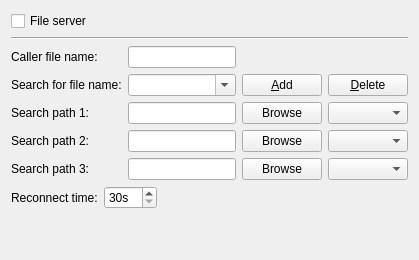
     <widget class="QWidget" name="fileServerTab">
      <attribute name="title">
       <string>File server</string>
      </attribute>
      <layout class="QVBoxLayout" name="verticalLayout_5">
       <item>
        <widget class="QCheckBox" name="fileServerCheckBox">
         <property name="toolTip">
          <string>&lt;!DOCTYPE HTML PUBLIC &quot;-//W3C//DTD HTML 4.0//EN&quot; &quot;http://www.w3.org/TR/REC-html40/strict.dtd&quot;&gt;
&lt;html&gt;&lt;head&gt;&lt;meta name=&quot;qrichtext&quot; content=&quot;1&quot; /&gt;&lt;style type=&quot;text/css&quot;&gt;
p, li { white-space: pre-wrap; }
&lt;/style&gt;&lt;/head&gt;&lt;body style=&quot; font-family:'Sans Serif'; font-size:9pt; font-weight:400; font-style:normal;&quot;&gt;
&lt;p style=&quot; margin-top:12px; margin-bottom:12px; margin-left:0px; margin-right:0px; -qt-block-indent:0; text-indent:0px;&quot;&gt;Serial port file server.&lt;/p&gt;
&lt;ul style=&quot;margin-top: 0px; margin-bottom: 0px; margin-left: 0px; margin-right: 0px; -qt-list-indent: 1;&quot;&gt;&lt;li style=&quot; font-family:'arial,sans-serif';&quot; style=&quot; margin-top:12px; margin-bottom:0px; margin-left:15px; margin-right:0px; -qt-block-indent:0; text-indent:0px;&quot;&gt;Start file server in GCodeWorkShop&lt;/li&gt;
&lt;li style=&quot; font-family:'arial,sans-serif';&quot; style=&quot; margin-top:0px; margin-bottom:0px; margin-left:15px; margin-right:0px; -qt-block-indent:0; text-indent:0px;&quot;&gt;Send any file from CNC, it will be saved in computer (as is set in Autosave tab)&lt;/li&gt;
&lt;li style=&quot; font-family:'arial,sans-serif';&quot; style=&quot; margin-top:0px; margin-bottom:0px; margin-left:15px; margin-right:0px; -qt-block-indent:0; text-indent:0px;&quot;&gt;Send special program from CNC: &lt;/li&gt;
&lt;p style=&quot; margin-top:0px; margin-bottom:0px; margin-left:15px; margin-right:0px; -qt-block-indent:1; text-indent:0px;&quot;&gt;&lt;span style=&quot; font-family:'arial,sans-serif';&quot;&gt;%&lt;/span&gt;&lt;/p&gt;
&lt;p style=&quot; margin-top:0px; margin-bottom:0px; margin-left:15px; margin-right:0px; -qt-block-indent:1; text-indent:0px;&quot;&gt;&lt;span style=&quot; font-family:'arial,sans-serif';&quot;&gt;:0001(CALLER)&lt;/span&gt;&lt;span style=&quot; font-family:'arial,sans-serif'; font-style:italic;&quot;&gt; -&amp;gt; O0001 or 0001 set in File Server tab &lt;/span&gt;&lt;/p&gt;
&lt;p style=&quot; margin-top:0px; margin-bottom:0px; margin-left:15px; margin-right:0px; -qt-block-indent:1; text-indent:0px;&quot;&gt;&lt;span style=&quot; font-family:'arial,sans-serif';&quot;&gt;(0032)  &lt;/span&gt;&lt;span style=&quot; font-family:'arial,sans-serif'; font-style:italic;&quot;&gt;-&amp;gt; 0032 filename to send back to CNC&lt;/span&gt;&lt;/p&gt;
&lt;p style=&quot; margin-top:0px; margin-bottom:0px; margin-left:15px; margin-right:0px; -qt-block-indent:1; text-indent:0px;&quot;&gt;&lt;span style=&quot; font-family:'arial,sans-serif';&quot;&gt;M30&lt;/span&gt;&lt;/p&gt;
&lt;p style=&quot; margin-top:0px; margin-bottom:0px; margin-left:15px; margin-right:0px; -qt-block-indent:1; text-indent:0px;&quot;&gt;&lt;span style=&quot; font-family:'arial,sans-serif';&quot;&gt;%&lt;/span&gt;&lt;/p&gt;
&lt;li style=&quot; font-family:'arial,sans-serif';&quot; style=&quot; margin-top:0px; margin-bottom:0px; margin-left:15px; margin-right:0px; -qt-block-indent:0; text-indent:0px;&quot;&gt;&lt;span style=&quot; font-family:'Sans Serif';&quot;&gt;after time set in &amp;quot;Auto close transmission dialog:&amp;quot; file server will send back file 0032 (paths, file extension are set in File Server tab)&lt;/span&gt;&lt;/li&gt;
&lt;li style=&quot; font-family:'arial,sans-serif';&quot; style=&quot; margin-top:0px; margin-bottom:0px; margin-left:15px; margin-right:0px; -qt-block-indent:0; text-indent:0px;&quot;&gt;... and again ...&lt;/li&gt;&lt;/ul&gt;&lt;/body&gt;&lt;/html&gt;</string>
         </property>
         <property name="text">
          <string>File server</string>
         </property>
         <property name="checked">
          <bool>false</bool>
         </property>
        </widget>
       </item>
       <item>
        <widget class="Line" name="line_2">
         <property name="orientation">
          <enum>Qt::Horizontal</enum>
         </property>
        </widget>
       </item>
       <item>
        <layout class="QGridLayout" name="gridLayout_13">
         <item row="2" column="0">
          <widget class="QLabel" name="label_14">
           <property name="text">
            <string>Search for file name:</string>
           </property>
          </widget>
         </item>
         <item row="3" column="0">
          <widget class="QLabel" name="label_10">
           <property name="text">
            <string>Search path 1:</string>
           </property>
          </widget>
         </item>
         <item row="3" column="1">
          <widget class="QLineEdit" name="searchPath1LineEdit">
           <property name="toolTip">
            <string>The first path to search for files.</string>
           </property>
           <property name="text">
            <string/>
           </property>
           <property name="clearButtonEnabled">
            <bool>true</bool>
           </property>
          </widget>
         </item>
         <item row="3" column="3">
          <widget class="QPushButton" name="browse2PushButton">
           <property name="toolTip">
            <string/>
           </property>
           <property name="text">
            <string>Browse</string>
           </property>
           <property name="icon">
            <iconset resource="application.qrc">
             <normaloff>:/images/browse.png</normaloff>:/images/browse.png</iconset>
           </property>
          </widget>
         </item>
         <item row="3" column="4">
          <widget class="QComboBox" name="searchExt1ComboBox">
           <property name="toolTip">
            <string>File extension. 
If detected filename will contain an extension, then this setting will be ignored</string>
           </property>
           <property name="editable">
            <bool>false</bool>
           </property>
           <property name="currentText">
            <string/>
           </property>
           <property name="duplicatesEnabled">
            <bool>false</bool>
           </property>
          </widget>
         </item>
         <item row="13" column="0">
          <widget class="QLabel" name="label_18">
           <property name="text">
            <string>Search path 3:</string>
           </property>
          </widget>
         </item>
         <item row="13" column="1">
          <widget class="QLineEdit" name="searchPath3LineEdit">
           <property name="toolTip">
            <string>The third path to search for files.</string>
           </property>
           <property name="clearButtonEnabled">
            <bool>true</bool>
           </property>
          </widget>
         </item>
         <item row="11" column="0">
          <widget class="QLabel" name="label_19">
           <property name="text">
            <string>Search path 2:</string>
           </property>
          </widget>
         </item>
         <item row="13" column="4">
          <widget class="QComboBox" name="searchExt3ComboBox">
           <property name="toolTip">
            <string>File extension. 
If detected filename will contain an extension, then this setting will be ignored</string>
           </property>
           <property name="editable">
            <bool>false</bool>
           </property>
          </widget>
         </item>
         <item row="0" column="0">
          <widget class="QLabel" name="label_7">
           <property name="text">
            <string>Caller file name:</string>
           </property>
          </widget>
         </item>
         <item row="11" column="4">
          <widget class="QComboBox" name="searchExt2ComboBox">
           <property name="toolTip">
            <string>File extension. 
If detected filename will contain an extension, then this setting will be ignored</string>
           </property>
           <property name="editable">
            <bool>false</bool>
           </property>
           <property name="duplicatesEnabled">
            <bool>false</bool>
           </property>
          </widget>
         </item>
         <item row="13" column="3">
          <widget class="QPushButton" name="browse4PushButton">
           <property name="text">
            <string>Browse</string>
           </property>
           <property name="icon">
            <iconset resource="application.qrc">
             <normaloff>:/images/browse.png</normaloff>:/images/browse.png</iconset>
           </property>
          </widget>
         </item>
         <item row="11" column="3">
          <widget class="QPushButton" name="browse3PushButton">
           <property name="text">
            <string>Browse</string>
           </property>
           <property name="icon">
            <iconset resource="application.qrc">
             <normaloff>:/images/browse.png</normaloff>:/images/browse.png</iconset>
           </property>
          </widget>
         </item>
         <item row="11" column="1">
          <widget class="QLineEdit" name="searchPath2LineEdit">
           <property name="toolTip">
            <string>The second path to search for files.</string>
           </property>
           <property name="text">
            <string/>
           </property>
           <property name="clearButtonEnabled">
            <bool>true</bool>
           </property>
          </widget>
         </item>
         <item row="0" column="1">
          <widget class="QLineEdit" name="callerProgNameLineEdit">
           <property name="toolTip">
            <string>&quot;Caller program&quot;.
If program of that name (without extension) will be received from CNC, it will be searched for a program filename to send back to CNC.
Set this file name as other files received from this machine.
</string>
           </property>
           <property name="text">
            <string/>
           </property>
           <property name="clearButtonEnabled">
            <bool>true</bool>
           </property>
          </widget>
         </item>
         <item row="2" column="1">
          <widget class="QComboBox" name="fileNameExpFSComboBox">
           <property name="toolTip">
            <string>&lt;!DOCTYPE HTML PUBLIC &quot;-//W3C//DTD HTML 4.0//EN&quot; &quot;http://www.w3.org/TR/REC-html40/strict.dtd&quot;&gt;
&lt;html&gt;&lt;head&gt;&lt;meta name=&quot;qrichtext&quot; content=&quot;1&quot; /&gt;&lt;style type=&quot;text/css&quot;&gt;
p, li { white-space: pre-wrap; }
&lt;/style&gt;&lt;/head&gt;&lt;body style=&quot; font-family:'Sans Serif'; font-size:9pt; font-weight:400; font-style:normal;&quot;&gt;
&lt;p style=&quot; margin-top:0px; margin-bottom:0px; margin-left:0px; margin-right:0px; -qt-block-indent:0; text-indent:0px;&quot;&gt;This field contains expression used to find filename in &amp;quot;Caller&amp;quot; program.&lt;/p&gt;
&lt;p style=&quot; margin-top:0px; margin-bottom:0px; margin-left:0px; margin-right:0px; -qt-block-indent:0; text-indent:0px;&quot;&gt;It must contain valid Qt regular expression (QRexExp). See &lt;a href=&quot;http://doc.qt.io/qt-5/qregexp.html&quot;&gt;&lt;span style=&quot; text-decoration: underline; color:#00a489;&quot;&gt;http://doc.qt.io/qt-5/qregexp.html&lt;/span&gt;&lt;/a&gt;&lt;/p&gt;
&lt;p style=&quot; margin-top:0px; margin-bottom:0px; margin-left:0px; margin-right:0px; -qt-block-indent:0; text-indent:0px;&quot;&gt;In GCodeWorkShop you can check this expression in function &amp;quot;Clean up&amp;quot;&lt;/p&gt;&lt;/body&gt;&lt;/html&gt;</string>
           </property>
           <property name="editable">
            <bool>true</bool>
           </property>
           <property name="maxCount">
            <number>64</number>
           </property>
          </widget>
         </item>
         <item row="2" column="4">
          <widget class="QPushButton" name="removeButton">
           <property name="toolTip">
            <string>Delete from the list</string>
           </property>
           <property name="text">
            <string>&amp;Delete</string>
           </property>
           <property name="icon">
            <iconset resource="application.qrc">
             <normaloff>:/images/list-remove.png</normaloff>:/images/list-remove.png</iconset>
           </property>
          </widget>
         </item>
         <item row="2" column="3">
          <widget class="QPushButton" name="addButton">
           <property name="toolTip">
            <string>Add to the list</string>
           </property>
           <property name="text">
            <string>&amp;Add</string>
           </property>
           <property name="icon">
            <iconset resource="application.qrc">
             <normaloff>:/images/add.png</normaloff>:/images/add.png</iconset>
           </property>
          </widget>
         </item>
        </layout>
       </item>
       <item>
        <layout class="QGridLayout" name="gridLayout_14">
         <item row="2" column="0">
          <layout class="QHBoxLayout" name="horizontalLayout_5">
           <item>
            <widget class="QLabel" name="label_20">
             <property name="text">
              <string>Reconnect time:</string>
             </property>
            </widget>
           </item>
           <item>
            <widget class="QSpinBox" name="reconnectSpinBox">
             <property name="toolTip">
              <string>If port will not be open try to open it after set time.
Set to 300s to disable timer.</string>
             </property>
             <property name="suffix">
              <string>s</string>
             </property>
             <property name="minimum">
              <number>30</number>
             </property>
             <property name="maximum">
              <number>300</number>
             </property>
             <property name="singleStep">
              <number>10</number>
             </property>
            </widget>
           </item>
           <item>
            <spacer name="horizontalSpacer_9">
             <property name="orientation">
              <enum>Qt::Horizontal</enum>
             </property>
             <property name="sizeType">
              <enum>QSizePolicy::Expanding</enum>
             </property>
             <property name="sizeHint" stdset="0">
              <size>
               <width>40</width>
               <height>20</height>
              </size>
             </property>
            </spacer>
           </item>
          </layout>
         </item>
        </layout>
       </item>
       <item>
        <spacer name="verticalSpacer_5">
         <property name="orientation">
          <enum>Qt::Vertical</enum>
         </property>
         <property name="sizeHint" stdset="0">
          <size>
           <width>20</width>
           <height>40</height>
          </size>
         </property>
        </spacer>
       </item>
      </layout>
     </widget>
